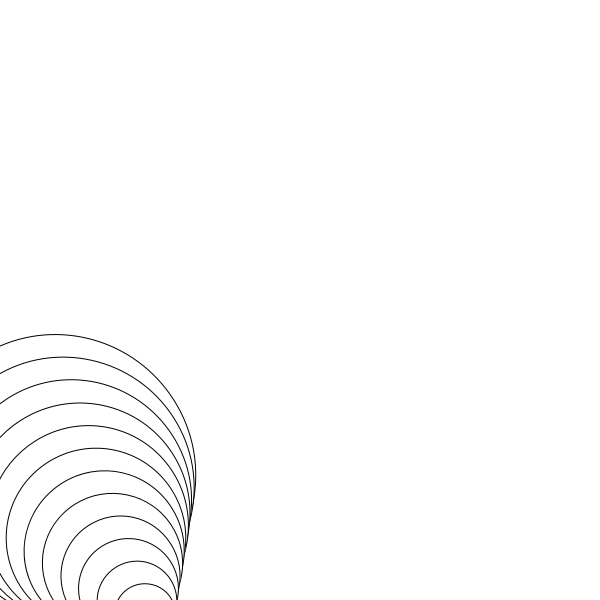
Frame 1 (no input)
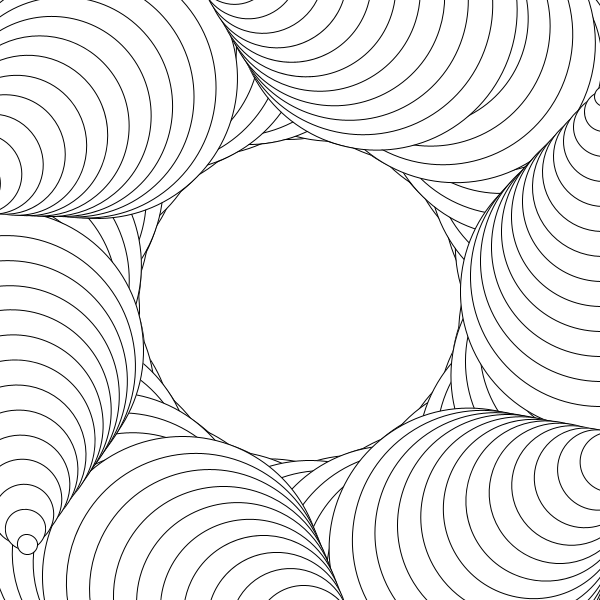
Frame 60 (the mouse pressed at the canvas centre just before this capture)
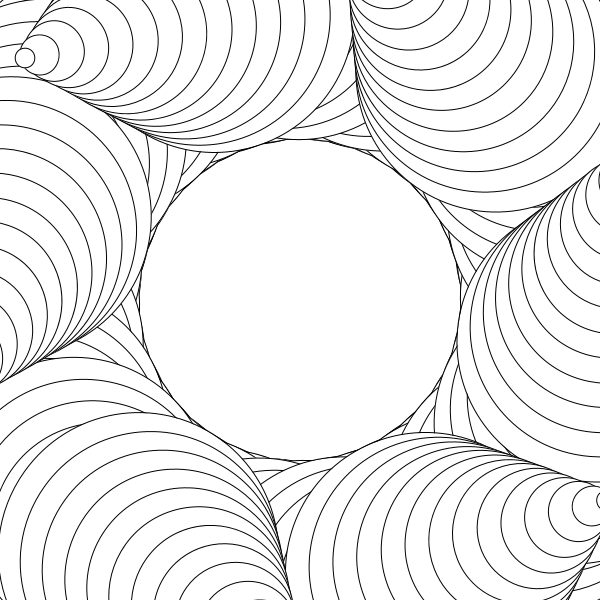
Frame 120 (the mouse held since frame 60 and released just before this capture)

The Processing sketch that drew these frames (run headless with seeded random() and noise(); from frame 60 on, the mouse is pressed at the canvas centre):

// Processing sketch: Recursive_circles
// ── Recursive_circles.pde
float angle = 0.0;

void setup() {
  size(600, 600);
  
  background(255);
}

void draw() {
  angle +=1;

  translate(width/2, height/2);
  
    rotate(angle);

  drawCircle(height/2, 0);
}

void drawCircle(float radius, float x) {
  //new ellipse - smaller
  ellipse(x+15, height/2, radius-20, radius-20);

  if (radius>20) {
    //recurse
    drawCircle(radius-20, x+15);
  }
}
